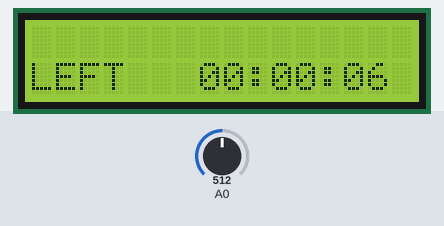
This sketch was run on a simulated Arduino Uno, built with avr-gcc and run on an emulated ATmega328P. On the bench: 16×2 character LCD. The inputs (shaded band) are chosen by the test bench; at power-on: A0 = 512.

Above: at 6.2 s.
6.3 s: A0 set to 545
8.5 s: A0 set to 573
At 9.8 s:
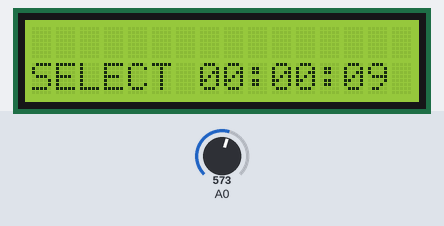
11.5 s: A0 set to 370
At 12.6 s:
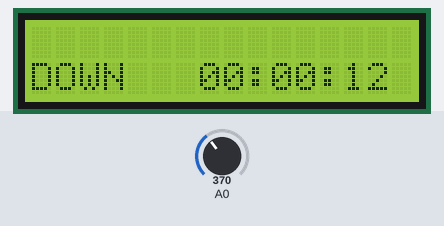
14.5 s: A0 set to 205
16.5 s: A0 set to 184
At 17.6 s:
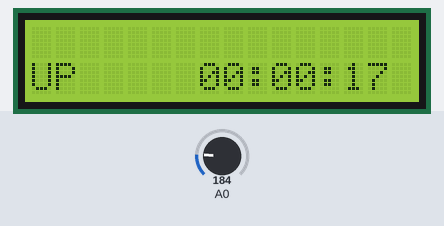
19.5 s: A0 set to 54
21.5 s: A0 set to 47
At 22.6 s:
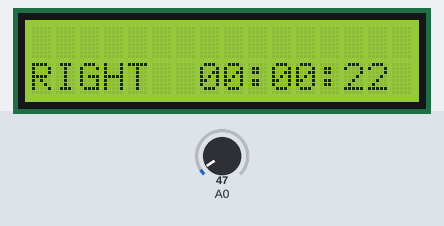
Timing chart, 0 to 24.5 s (numbered marks = the images above; inputs shaded):
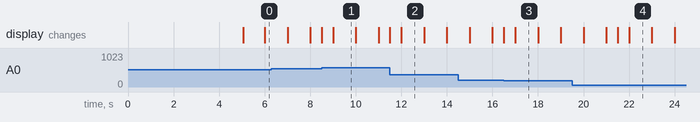

Measured:
- the behaviour switches between 554 and 555 on A0 (found by bisection; images 0 and 1)
- the behaviour switches between 195 and 194 on A0 (found by bisection; images 2 and 3)
- the behaviour switches between 50 and 49 on A0 (found by bisection; images 3 and 4)
- after the input at 8.5 s, the display: first changes at once (image 1 shows a later state)
- after the input at 11.5 s, the display: first changes at once (image 2 shows a later state)
- after the input at 16.5 s, the display: first changes at once (image 3 shows a later state)
- after the input at 21.5 s, the display: first changes at once (image 4 shows a later state)

The sketch:

lcd_button_test.ino
```cpp
//Sample using LiquidCrystal library
#include <LiquidCrystal.h>

// select the pins used on the LCD panel
LiquidCrystal lcd(8, 9, 4, 5, 6, 7);
//rs, en, d4, d5, d6, d7
// define some values used by the panel and buttons
int lcd_key     = 0;
int adc_key_in  = 0;

int seconds;
int minutes;
int hours;
long realTimeDiff = 0;

#define btnRIGHT  0
#define btnUP     1
#define btnDOWN   2
#define btnLEFT   3
#define btnSELECT 4
#define btnNONE   5

// read the buttons
int read_LCD_buttons()
{
  adc_key_in = analogRead(0);      // read the value from the sensor
  // my buttons when read are centered at these valies: 0, 144, 329, 504, 741
  // we add approx 50 to those values and check to see if we are close
  if (adc_key_in > 1000) return btnNONE; // We make this the 1st option for speed reasons since it will be the most likely result
  if (adc_key_in < 50)   return btnRIGHT;
  if (adc_key_in < 195)  return btnUP;
  if (adc_key_in < 380)  return btnDOWN;
  if (adc_key_in < 555)  return btnLEFT;
  if (adc_key_in < 790)  return btnSELECT;
  return btnNONE;  // when all others fail, return this...
}

void setup()
{
  lcd.begin(16, 2);              // start the
  lcd.print("LCD &");
  lcd.setCursor(0, 1);
  lcd.print("buttons test");
  delay(5000);
  lcd.clear();

}

void loop()
{
lcd.setCursor(7, 1);           // move cursor to second line "1" and 9 spaces over

seconds = millis() / 1000 + realTimeDiff;
minutes = seconds / 60;
hours = minutes / 60;

minutes -= hours * 60;
seconds -= (hours * 3600) + (minutes * 60);

if (hours < 10) lcd.print("0");
lcd.print(hours);
lcd.write(":");
if (minutes < 10) lcd.print("0");
lcd.print(minutes);
lcd.write(":");
if (seconds < 10) lcd.print("0");
lcd.print(seconds);

lcd.setCursor(0, 1);           // move to the begining of the second line
lcd_key = read_LCD_buttons();  // read the buttons

switch (lcd_key)               // depending on which button was pushed, we perform an action
{
case btnRIGHT:
  {
    lcd.print("RIGHT ");
    break;
  }
case btnLEFT:
  {
    lcd.print("LEFT   ");
    break;
  }
case btnUP:
  {
    lcd.print("UP    ");
    break;
  }
case btnDOWN:
  {
    lcd.print("DOWN  ");
    break;
  }
case btnSELECT:
  {
    lcd.print("SELECT");
    break;
  }
case btnNONE:
  {
    lcd.print("NONE  ");
    break;
  }
}

}
```
